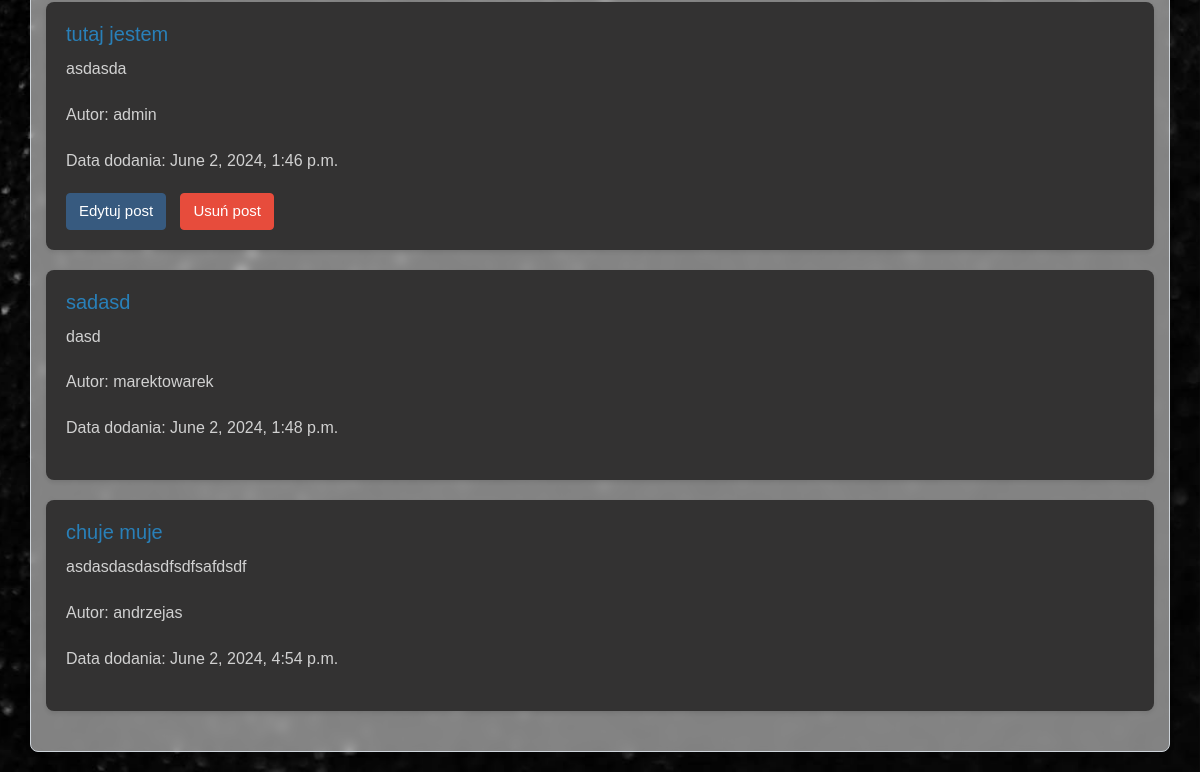
The app's page /blogs/2/ (signed in, lower part), older data.
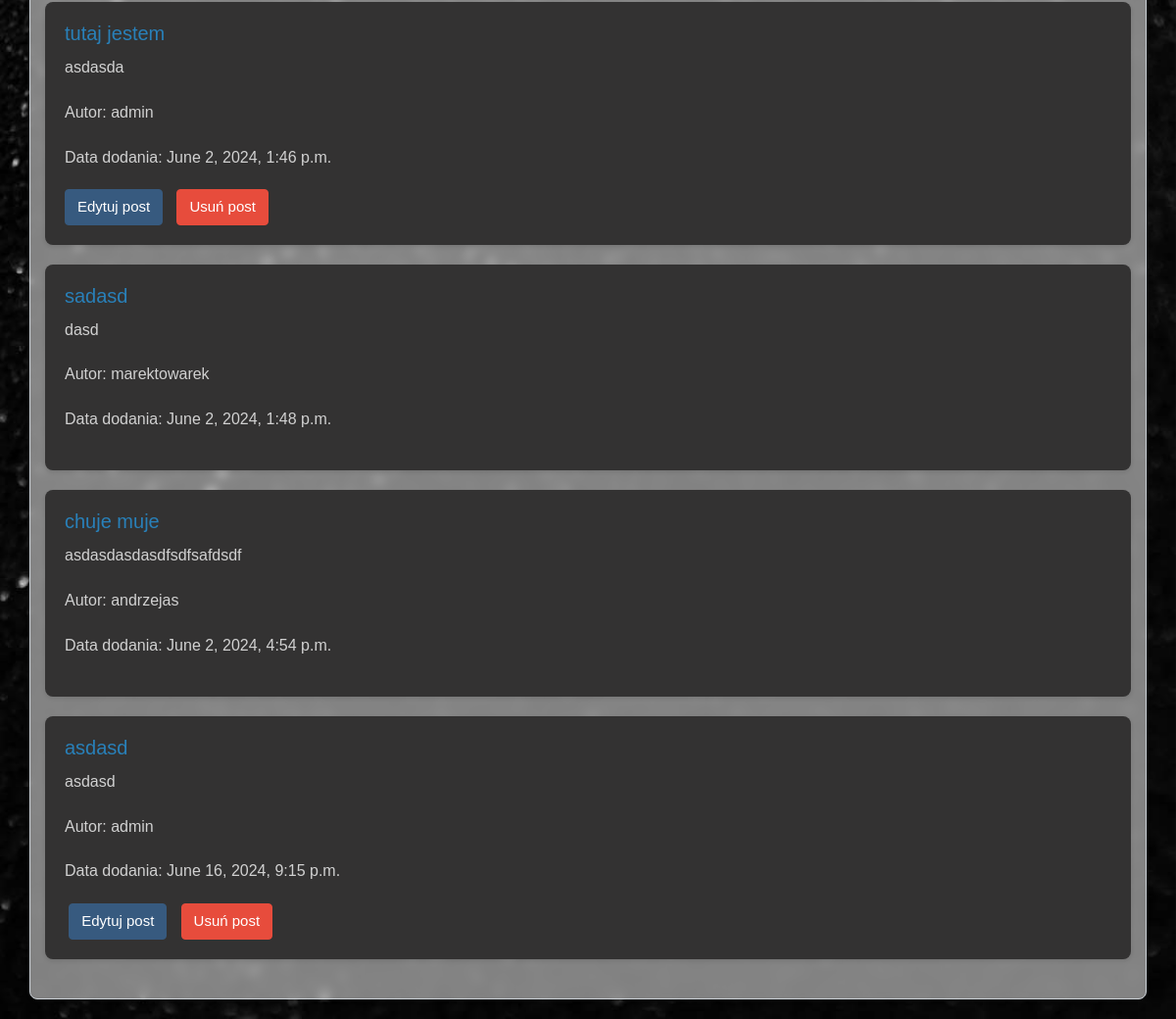
The same page, newer data.
### mainapp/models.py (models this page shows)
class Post(models.Model):
    title = models.CharField(max_length=255)
    content = models.TextField(max_length=2000)
    author = models.ForeignKey(User, on_delete=models.CASCADE)
    date_of_creation = models.DateTimeField(auto_now_add=True)
    password = models.CharField(max_length=255, null=True, blank=True)
    is_private = models.BooleanField(default=False)
    image = models.ImageField(upload_to='images/', null=True, blank=True)
    blog = models.ForeignKey(Blog, on_delete=models.CASCADE)

### mainapp/views.py (the view)
# urls.py: path('blogs/<int:blog_id>/', views.blog_details, name='blog_details'),
@login_required
def blog_details(request, blog_id):
    blog = get_object_or_404(Blog, pk=blog_id)
    posts = Post.objects.filter(blog=blog)
    tag_id = request.GET.get('tag')
    if tag_id:
        posts = posts.filter(posttag__tag_id=tag_id)
    tags = Tag.objects.all()
    comment_form = CommentCreationForm()
    return render(request, 'blog_details.html',
                  {'blog': blog, 'posts': posts, 'comment_form': comment_form, 'tags': tags})

### mainapp/templates/blog_details.html (shortened to what this page needs)
<!DOCTYPE html>
<html lang="en">
<head>
    {% load static %}
    <link rel="stylesheet" href="{% static 'css/blog_details.css' %}">
    <link rel="stylesheet" href="{% static 'css/custom_styles.css' %}">
    <link rel="stylesheet" href="https://cdn.jsdelivr.net/npm/bootswatch@4.5.2/dist/darkly/bootstrap.min.css">
</head>
<body>
<main>
    <div class="background-image">
    <div class="container">
        <ul>
            {% for post in posts %}
                <li>
                    <h4><a href="{% url 'post_details' post.id %}">{{ post.title }}</a></h4>
                    <p>{{ post.content }}</p>
                    <p>Autor: {{ post.author }}</p>
                    <p>Data dodania: {{ post.date_of_creation }}</p>
                    {% if request.user == post.author %}
                        <a href="{% url 'edit_post' post_id=post.id %}" class="btn btn-primary">Edytuj post</a>
                        <a href="{% url 'delete_post' post_id=post.id %}" class="btn btn-danger" onclick="return confirm('Czy na pewno chcesz usunąć ten post?')">Usuń post</a>
                    {% endif %}
                </li>
            {% empty %}
                <li>Brak postów.</li>
            {% endfor %}
        </ul>
    </div>
    </div>
</main>
</body>
</html>

Row changes from the older to the newer data that the page shows:
added Post: title "asdasd", content "asdasd", author "admin", date_of_creation "June 16, 2024, 9:15 p.m.", shows "Edytuj post"
